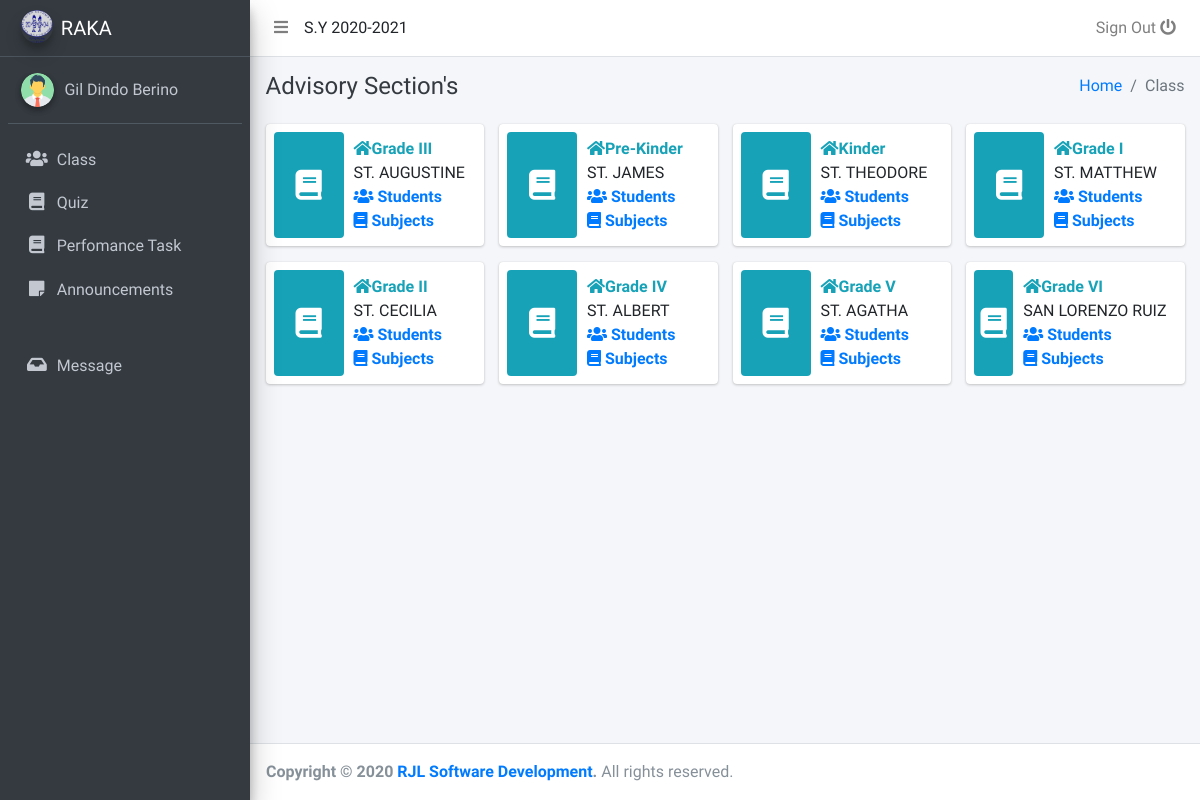
Page /pages/ (signed in) on the committed database.
### tables this page shows
CREATE TABLE IF NOT EXISTS `tblschool_acadyear` (
  `sy_ayid` int(11) DEFAULT 0,
  `curriculumid` int(11) DEFAULT 0,
  `levelfrom` int(11) DEFAULT 0,
  `levelto` int(11) DEFAULT 0,
  `datefrom` date DEFAULT NULL,
  `dateto` date DEFAULT NULL,
  `description` varchar(255) DEFAULT '',
  `bday_ref` date DEFAULT NULL,
  `firtsdue_ref` date DEFAULT NULL
);

CREATE TABLE IF NOT EXISTS `tblhr_personalinfo` (
  `accid` int(11) DEFAULT 0,
  `employeeid` varchar(255) DEFAULT '',
  `surname` varchar(255) DEFAULT '',
  `firstname` varchar(255) DEFAULT '',
  `middlename` varchar(255) DEFAULT '',
  `ext_id` int(11) DEFAULT 0,
  `dateofbirth` date DEFAULT NULL,
  `placeofbirth` int(11) DEFAULT 0,
  `gender` int(11) DEFAULT 1,
  `civilstatus` int(11) DEFAULT 1,
  `citizenship` int(11) DEFAULT 1,
  `height` double DEFAULT 0,
  `weight` double DEFAULT 0,
  `bloodtype` int(11) DEFAULT 0,
  `gsis_num` varchar(255) DEFAULT '',
  `pagibig_num` varchar(255) DEFAULT '',
  `philhealth_num` varchar(255) DEFAULT '',
  `sss_num` varchar(255) DEFAULT '',
  `res_address` varchar(255) DEFAULT '',
  `res_cityid` int(11) DEFAULT 0,
  `res_telnum` varchar(255) DEFAULT '',
  `per_address` varchar(255) DEFAULT '',
  `per_cityid` int(11) DEFAULT 0,
  `per_telnum` varchar(255) DEFAULT '',
  `email` varchar(255) DEFAULT '',
  `cp_num` varchar(255) DEFAULT '',
  `schedid` int(11) DEFAULT 0,
  `tax_num` varchar(255) DEFAULT '',
  `positionid` int(11) DEFAULT 0,
  `depid` int(11) DEFAULT 0,
  `empstatus` int(11) DEFAULT 0,
  `ctc_num` varchar(255) DEFAULT '',
  `issued_at` varchar(255) DEFAULT '',
  `issued_date` date DEFAULT NULL,
  `date_accomplish` date DEFAULT NULL,
  `spouse_surname` varchar(255) DEFAULT '',
  `spouse_name` varchar(255) DEFAULT '',
  `spouse_mname` varchar(255) DEFAULT '',
  `spouse_occupation` varchar(255) DEFAULT '',
  `spouse_employer_name` varchar(255) DEFAULT '',
  `spouse_bus_add` varchar(255) DEFAULT '',
  `spouse_telnum` varchar(255) DEFAULT '',
  `father_surname` varchar(255) DEFAULT '',
  `father_name` varchar(255) DEFAULT '',
  `father_mname` varchar(255) DEFAULT '',
  `mother_surname` varchar(255) DEFAULT '',
  `mother_name` varchar(255) DEFAULT '',
  `mother_mname` varchar(255) DEFAULT '',
  `branchid` int(11) DEFAULT 1,
  `reg_date` date DEFAULT NULL,
  `leavecredit` int(11) DEFAULT 0
);

CREATE TABLE IF NOT EXISTS `tblschool_glevel` (
  `levelid` int(11) DEFAULT 0,
  `gradeid` int(11) DEFAULT 0,
  `description` varchar(255) DEFAULT ''
);

### pages/teacher-header.php (called while the page is built, shortened)
<?php
    require '../functions/functions.php';
    $func = new functions($conn);
    $data = $func->user_info($_SESSION['user_id']);
      if($data->num_rows > 0){
        $data = $data->fetch_assoc();
        $fullname = $data['firstname'].' '.$data['surname'];
      } else {
        echo $conn->error;
      }
    $syear = $func->syear();
    if($syear->num_rows > 0){
      $syear = $syear->fetch_assoc();
      $syear = $syear['description'];
    } else {
      $syear = "School Year not started";
    }
?>

### functions/functions.php (called while the page is built, shortened)
<?php
	class functions{
		private $dbase;
		public function __construct($database){
			@$this->dbase = $database;
		}
		public function user_info($id){
			$query = $this->dbase->query("SELECT * FROM tblhr_personalinfo a, tblaccounts b WHERE a.accid = \"$id\" AND a.accid = b.accid");
			return $query;
		}
		public function teacher_classes(){
           	$query = $this->dbase->query("SELECT DISTINCT a.gradeid, a.sectionid, a.description FROM tblschool_section a, tblschool_class_sched b WHERE a.sy_ayid  = b.sy_ayid AND a.sy_ayid = ".@$_SESSION['schoolyear']." AND a.gradeid = b.gradeid AND a.sectionid = b.sectionid");
			return $query;
		}
		public function syear(){
			$query = $this->dbase->query("SELECT * FROM tblschool_acadyear ORDER BY sy_ayid DESC");
			return $query;
		}
		public function gradeLevel($key){
			$query = $this->dbase->query("SELECT * FROM tblschool_glevel WHERE gradeid = \"$key\"");
			return $query;
		}
	}
?>

### pages/teacher.php (the view, shortened to what this page needs)
<?php
  if(isset($_SESSION['user_id'])){
    require 'teacher-header.php';
?>
  <?php require 'header.php'; ?>
  <div class="content-wrapper">
    <div class="content-header">
      <div class="container-fluid">
        <div class="row mb-2">
          <div class="col-sm-6">
            <h4 class="m-0 text-dark">Advisory Section's</h4>
          </div>
          <div class="col-sm-6">
            <ol class="breadcrumb float-sm-right">
              <li class="breadcrumb-item"><a href="#">Home</a></li>
              <li class="breadcrumb-item active">Class</li>
            </ol>
          </div>
        </div>
      </div>
    </div>
    <section class="content">
      <div class="container-fluid">
        <div class="row">
          <?php
          $class = $func->teacher_classes();
          if($class->num_rows > 0){
            while($classData = $class->fetch_assoc()){
            $key = $classData['gradeid'];
            $glevelz = $func->gradeLevel($key);
            if($glevelz->num_rows > 0){
              $glevel = $glevelz->fetch_assoc();
              $glevel = $glevel['description'];
            } else {
              $glevel = "You have nothing to handle.";
            }
          ?>
          <div class="col-md-3 col-sm-6 col-12">
            <div class="info-box">
              <span class="info-box-icon bg-info"><i class="fa fa-book"></i></span>
              <div class="info-box-content">
                <span class="text-info"><strong><i class="fas fa-home"></i><?= $glevel ?></strong></span>
                <span class="info-box-text"><?= $classData['description'] ?></span>
                <span class="info-box-number"> <a href="teacherstudents.php?subkey=<?= $classData['gradeid'] ?>&seckey=<?= $classData['sectionid'] ?>"> <i class ="fa fa-users"></i> Students </a> </span>
                <span class="info-box-number"> <a href="subjects.php?subkey=<?= $classData['gradeid'] ?>&seckey=<?= $classData['sectionid'] ?>"> <i class ="fas fa-book"></i> Subjects </a> </span>
              </div>
            </div>
          </div>
        <?php
              }
          } else {
        ?>
          <h3 class="col-12 alert alert-sm alert-info text-center"> You have no class advisory to be handeled. </h3>
        <?php } ?>
        </div>
      </div>
    </section>
  </div>
  <footer class="main-footer">
    <strong>Copyright &copy; 2020 <a href="#">RJL Software Development</a>.</strong>
    All rights reserved.
  </footer>
</div>
<?php
  require 'footer.php';
  }
?>

### pages/header.php (shortened to what this page needs)
<!DOCTYPE html>
<html>
<head>
  <link rel="stylesheet" href="../plugins/fontawesome-free/css/all.min.css">
  <link rel="stylesheet" href="https://code.ionicframework.com/ionicons/2.0.1/css/ionicons.min.css">
  <link rel="stylesheet" href="../plugins/datatables-bs4/css/dataTables.bootstrap4.css">
  <link rel="stylesheet" href="../plugins/tempusdominus-bootstrap-4/css/tempusdominus-bootstrap-4.min.css">
  <link rel="stylesheet" href="../plugins/icheck-bootstrap/icheck-bootstrap.min.css">
  <link rel="stylesheet" href="../plugins/jqvmap/jqvmap.min.css">
  <link rel="stylesheet" href="../dist/css/adminlte.min.css">
  <link rel="stylesheet" href="../plugins/overlayScrollbars/css/OverlayScrollbars.min.css">
  <link rel="stylesheet" href="../plugins/select2/css/select2.min.css">
  <link rel="stylesheet" href="../plugins/select2-bootstrap4-theme/select2-bootstrap4.min.css">
  <link rel="stylesheet" href="../plugins/bootstrap4-duallistbox/bootstrap-duallistbox.min.css">
  <link rel="stylesheet" href="../plugins/daterangepicker/daterangepicker.css">
  <link rel="stylesheet" href="../plugins/summernote/summernote-bs4.css">
  <link rel="stylesheet" href="../css/added-styles.css">
</head>
<body class="hold-transition sidebar-mini layout-fixed">
<div class="wrapper">
  <?php
    if($_SESSION['access'] == 1){
  ?>
    <nav class="main-header navbar navbar-expand navbar-white navbar-light">
      <ul class="navbar-nav">
        <li class="nav-item">
          <a class="nav-link" data-widget="pushmenu" href="#"><i class="fas fa-bars"></i></a>
        </li>
      </ul>
      <?= $syear ?>
      <ul class="navbar-nav ml-auto">
        <li class="nav-item dropdown">
        <li class="nav-item dropdown">
        <li class="nav-item logout">
          <a class="nav-link" onclick="logout()" title="logout">
            Sign Out <i class="fas fa-power-off"></i>
          </a>
        </li>
      </ul>
    </nav>
    <aside class="main-sidebar sidebar-dark-primary elevation-4">
      <a class="brand-link text-white">
        <img src="../images/school.logo.png" alt="School Logo" class="brand-image img-circle elevation-3"
             style="opacity: .8">
        <span class="brand-text font-weight-light">RAKA</span>
      </a>
      <div class="sidebar">
        <div class="user-panel mt-3 pb-3 mb-3 d-flex">
          <div class="image">
            <img src="../images/profiles/man.png" class="img-circle elevation-2" alt="User Image">
          </div>
          <div class="info">
            <a href="profiles.php" class="d-block"><?= $fullname ?></a>
          </div>
        </div>
        <nav class="mt-2">
          <ul class="nav nav-pills nav-sidebar flex-column" data-widget="treeview" role="menu" data-accordion="false">
            <li class="nav-item">
              <a href="../pages/" class="nav-link">
                <i class="nav-icon fas fa-users"></i>
                <p>
                  Class
                </p>
              </a>
            </li>
            <li class="nav-item">
              <a href="teacherquizzes.php" class="nav-link">
                <i class="nav-icon fas fa-book"></i>
                <p>
                  Quiz
                </p>
              </a>
            </li>
            <li class="nav-item">
              <a href="teacherpertask.php" class="nav-link">
                <i class="nav-icon fas fa-book"></i>
                <p>
                  Perfomance Task
                </p>
              </a>
            </li>
            <li class="nav-item">
              <a href="add-announcements.php" class="nav-link">
                <i class="nav-icon fas fa-sticky-note"></i>
                <p>
                  Announcements
                </p>
              </a>
            </li><hr>
            <li class="nav-item">
              <a href="messages.php" class="nav-link">
                <i class="nav-icon fas fa-inbox"></i>
                <p>
                  Message
                </p>
              </a>
            </li>
          </ul>
        </nav>
      </div>
    </aside>
<?php } ?>

### css/added-styles.css (style rules this page uses)
.logout { cursor: pointer; }

### rows in the picture
tblschool_acadyear: description "S.Y 2020-2021"
tblhr_personalinfo: fullname "Gil Dindo Berino"
tblschool_glevel: description "Grade III"
tblschool_glevel: description "Pre-Kinder"
tblschool_glevel: description "Kinder"
tblschool_glevel: description "Grade I"
tblschool_glevel: description "Grade II"
tblschool_glevel: description "Grade IV"
tblschool_glevel: description "Grade V"
tblschool_glevel: description "Grade VI"

### other values in the picture
$classData['description'] "ST. AUGUSTINE"
$classData['description'] "ST. JAMES"
$classData['description'] "ST. THEODORE"
$classData['description'] "ST. MATTHEW"
$classData['description'] "ST. CECILIA"
$classData['description'] "ST. ALBERT"
$classData['description'] "ST. AGATHA"
$classData['description'] "SAN LORENZO RUIZ"
